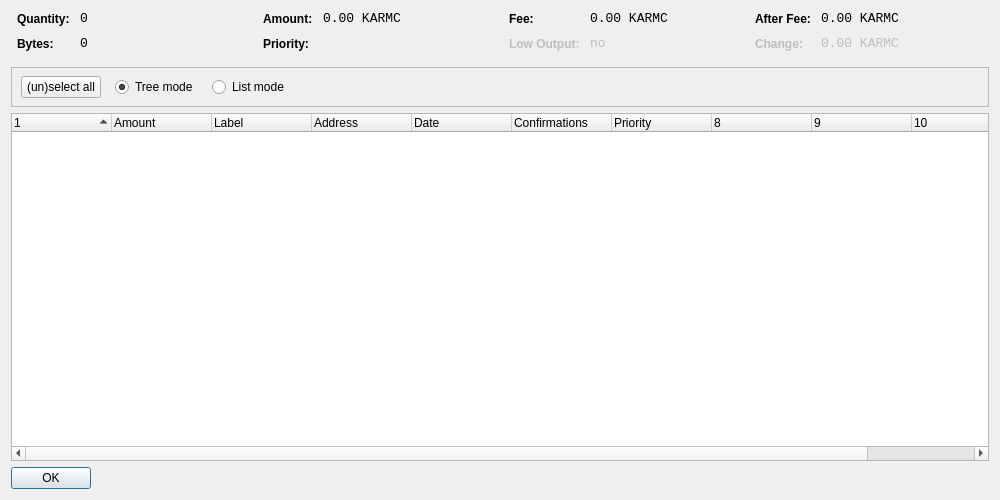
<?xml version="1.0" encoding="UTF-8"?>
<ui version="4.0">
 <class>CoinControlDialog</class>
 <widget class="QDialog" name="CoinControlDialog">
  <property name="geometry">
   <rect>
    <x>0</x>
    <y>0</y>
    <width>1000</width>
    <height>500</height>
   </rect>
  </property>
  <property name="windowTitle">
   <string>Coin Control</string>
  </property>
  <layout class="QVBoxLayout" name="verticalLayout">
   <item>
    <layout class="QHBoxLayout" name="horizontalLayoutTop" stretch="0,0,0,0">
     <property name="topMargin">
      <number>0</number>
     </property>
     <property name="bottomMargin">
      <number>10</number>
     </property>
     <item>
      <layout class="QFormLayout" name="formLayoutCoinControl1">
       <property name="horizontalSpacing">
        <number>10</number>
       </property>
       <property name="verticalSpacing">
        <number>10</number>
       </property>
       <property name="leftMargin">
        <number>6</number>
       </property>
       <property name="rightMargin">
        <number>6</number>
       </property>
       <item row="0" column="0">
        <widget class="QLabel" name="labelCoinControlQuantityText">
         <property name="styleSheet">
          <string notr="true">font-weight:bold;</string>
         </property>
         <property name="text">
          <string>Quantity:</string>
         </property>
        </widget>
       </item>
       <item row="0" column="1">
        <widget class="QLabel" name="labelCoinControlQuantity">
         <property name="font">
          <font>
           <family>Monospace</family>
           <pointsize>10</pointsize>
          </font>
         </property>
         <property name="cursor">
          <cursorShape>IBeamCursor</cursorShape>
         </property>
         <property name="contextMenuPolicy">
          <enum>Qt::ActionsContextMenu</enum>
         </property>
         <property name="text">
          <string notr="true">0</string>
         </property>
         <property name="textInteractionFlags">
          <set>Qt::LinksAccessibleByMouse|Qt::TextSelectableByKeyboard|Qt::TextSelectableByMouse</set>
         </property>
        </widget>
       </item>
       <item row="1" column="0">
        <widget class="QLabel" name="labelCoinControlBytesText">
         <property name="styleSheet">
          <string notr="true">font-weight:bold;</string>
         </property>
         <property name="text">
          <string>Bytes:</string>
         </property>
        </widget>
       </item>
       <item row="1" column="1">
        <widget class="QLabel" name="labelCoinControlBytes">
         <property name="font">
          <font>
           <family>Monospace</family>
           <pointsize>10</pointsize>
          </font>
         </property>
         <property name="cursor">
          <cursorShape>IBeamCursor</cursorShape>
         </property>
         <property name="contextMenuPolicy">
          <enum>Qt::ActionsContextMenu</enum>
         </property>
         <property name="text">
          <string notr="true">0</string>
         </property>
         <property name="textInteractionFlags">
          <set>Qt::LinksAccessibleByMouse|Qt::TextSelectableByKeyboard|Qt::TextSelectableByMouse</set>
         </property>
        </widget>
       </item>
      </layout>
     </item>
     <item>
      <layout class="QFormLayout" name="formLayoutCoinControl2">
       <property name="horizontalSpacing">
        <number>10</number>
       </property>
       <property name="verticalSpacing">
        <number>10</number>
       </property>
       <property name="leftMargin">
        <number>6</number>
       </property>
       <property name="rightMargin">
        <number>6</number>
       </property>
       <item row="0" column="0">
        <widget class="QLabel" name="labelCoinControlAmountText">
         <property name="styleSheet">
          <string notr="true">font-weight:bold;</string>
         </property>
         <property name="text">
          <string>Amount:</string>
         </property>
        </widget>
       </item>
       <item row="0" column="1">
        <widget class="QLabel" name="labelCoinControlAmount">
         <property name="font">
          <font>
           <family>Monospace</family>
           <pointsize>10</pointsize>
          </font>
         </property>
         <property name="cursor">
          <cursorShape>IBeamCursor</cursorShape>
         </property>
         <property name="contextMenuPolicy">
          <enum>Qt::ActionsContextMenu</enum>
         </property>
         <property name="text">
          <string notr="true">0.00 KARMC</string>
         </property>
         <property name="textInteractionFlags">
          <set>Qt::LinksAccessibleByMouse|Qt::TextSelectableByKeyboard|Qt::TextSelectableByMouse</set>
         </property>
        </widget>
       </item>
       <item row="1" column="0">
        <widget class="QLabel" name="labelCoinControlPriorityText">
         <property name="styleSheet">
          <string notr="true">font-weight:bold;</string>
         </property>
         <property name="text">
          <string>Priority:</string>
         </property>
        </widget>
       </item>
       <item row="1" column="1">
        <widget class="QLabel" name="labelCoinControlPriority">
         <property name="font">
          <font>
           <family>Monospace</family>
           <pointsize>10</pointsize>
          </font>
         </property>
         <property name="cursor">
          <cursorShape>IBeamCursor</cursorShape>
         </property>
         <property name="contextMenuPolicy">
          <enum>Qt::ActionsContextMenu</enum>
         </property>
         <property name="text">
          <string/>
         </property>
         <property name="textInteractionFlags">
          <set>Qt::LinksAccessibleByMouse|Qt::TextSelectableByKeyboard|Qt::TextSelectableByMouse</set>
         </property>
        </widget>
       </item>
      </layout>
     </item>
     <item>
      <layout class="QFormLayout" name="formLayoutCoinControl3">
       <property name="horizontalSpacing">
        <number>10</number>
       </property>
       <property name="verticalSpacing">
        <number>10</number>
       </property>
       <property name="leftMargin">
        <number>6</number>
       </property>
       <property name="rightMargin">
        <number>6</number>
       </property>
       <item row="0" column="0">
        <widget class="QLabel" name="labelCoinControlFeeText">
         <property name="styleSheet">
          <string notr="true">font-weight:bold;</string>
         </property>
         <property name="text">
          <string>Fee:</string>
         </property>
        </widget>
       </item>
       <item row="0" column="1">
        <widget class="QLabel" name="labelCoinControlFee">
         <property name="font">
          <font>
           <family>Monospace</family>
           <pointsize>10</pointsize>
          </font>
         </property>
         <property name="cursor">
          <cursorShape>IBeamCursor</cursorShape>
         </property>
         <property name="contextMenuPolicy">
          <enum>Qt::ActionsContextMenu</enum>
         </property>
         <property name="text">
          <string notr="true">0.00 KARMC</string>
         </property>
         <property name="textInteractionFlags">
          <set>Qt::LinksAccessibleByMouse|Qt::TextSelectableByKeyboard|Qt::TextSelectableByMouse</set>
         </property>
        </widget>
       </item>
       <item row="1" column="0">
        <widget class="QLabel" name="labelCoinControlLowOutputText">
         <property name="enabled">
          <bool>false</bool>
         </property>
         <property name="styleSheet">
          <string notr="true">font-weight:bold;</string>
         </property>
         <property name="text">
          <string>Low Output:</string>
         </property>
        </widget>
       </item>
       <item row="1" column="1">
        <widget class="QLabel" name="labelCoinControlLowOutput">
         <property name="enabled">
          <bool>false</bool>
         </property>
         <property name="font">
          <font>
           <family>Monospace</family>
           <pointsize>10</pointsize>
          </font>
         </property>
         <property name="cursor">
          <cursorShape>IBeamCursor</cursorShape>
         </property>
         <property name="contextMenuPolicy">
          <enum>Qt::ActionsContextMenu</enum>
         </property>
         <property name="text">
          <string notr="true">no</string>
         </property>
         <property name="textInteractionFlags">
          <set>Qt::LinksAccessibleByMouse|Qt::TextSelectableByKeyboard|Qt::TextSelectableByMouse</set>
         </property>
        </widget>
       </item>
      </layout>
     </item>
     <item>
      <layout class="QFormLayout" name="formLayoutCoinControl4">
       <property name="horizontalSpacing">
        <number>10</number>
       </property>
       <property name="verticalSpacing">
        <number>10</number>
       </property>
       <property name="leftMargin">
        <number>6</number>
       </property>
       <property name="rightMargin">
        <number>6</number>
       </property>
       <item row="0" column="0">
        <widget class="QLabel" name="labelCoinControlAfterFeeText">
         <property name="styleSheet">
          <string notr="true">font-weight:bold;</string>
         </property>
         <property name="text">
          <string>After Fee:</string>
         </property>
        </widget>
       </item>
       <item row="0" column="1">
        <widget class="QLabel" name="labelCoinControlAfterFee">
         <property name="font">
          <font>
           <family>Monospace</family>
           <pointsize>10</pointsize>
          </font>
         </property>
         <property name="cursor">
          <cursorShape>IBeamCursor</cursorShape>
         </property>
         <property name="contextMenuPolicy">
          <enum>Qt::ActionsContextMenu</enum>
         </property>
         <property name="text">
          <string notr="true">0.00 KARMC</string>
         </property>
         <property name="textInteractionFlags">
          <set>Qt::LinksAccessibleByMouse|Qt::TextSelectableByKeyboard|Qt::TextSelectableByMouse</set>
         </property>
        </widget>
       </item>
       <item row="1" column="0">
        <widget class="QLabel" name="labelCoinControlChangeText">
         <property name="enabled">
          <bool>false</bool>
         </property>
         <property name="styleSheet">
          <string notr="true">font-weight:bold;</string>
         </property>
         <property name="text">
          <string>Change:</string>
         </property>
        </widget>
       </item>
       <item row="1" column="1">
        <widget class="QLabel" name="labelCoinControlChange">
         <property name="enabled">
          <bool>false</bool>
         </property>
         <property name="font">
          <font>
           <family>Monospace</family>
           <pointsize>10</pointsize>
          </font>
         </property>
         <property name="cursor">
          <cursorShape>IBeamCursor</cursorShape>
         </property>
         <property name="contextMenuPolicy">
          <enum>Qt::ActionsContextMenu</enum>
         </property>
         <property name="text">
          <string notr="true">0.00 KARMC</string>
         </property>
         <property name="textInteractionFlags">
          <set>Qt::LinksAccessibleByMouse|Qt::TextSelectableByKeyboard|Qt::TextSelectableByMouse</set>
         </property>
        </widget>
       </item>
      </layout>
     </item>
    </layout>
   </item>
   <item>
    <widget class="QFrame" name="frame">
     <property name="minimumSize">
      <size>
       <width>0</width>
       <height>40</height>
      </size>
     </property>
     <property name="frameShape">
      <enum>QFrame::StyledPanel</enum>
     </property>
     <property name="frameShadow">
      <enum>QFrame::Sunken</enum>
     </property>
     <widget class="QWidget" name="horizontalLayoutWidget">
      <property name="geometry">
       <rect>
        <x>10</x>
        <y>0</y>
        <width>781</width>
        <height>41</height>
       </rect>
      </property>
      <layout class="QHBoxLayout" name="horizontalLayoutPanel" stretch="0,0,0,0,0">
       <property name="spacing">
        <number>14</number>
       </property>
       <item>
        <widget class="QPushButton" name="pushButtonSelectAll">
         <property name="sizePolicy">
          <sizepolicy hsizetype="Maximum" vsizetype="Fixed">
           <horstretch>0</horstretch>
           <verstretch>0</verstretch>
          </sizepolicy>
         </property>
         <property name="text">
          <string>(un)select all</string>
         </property>
        </widget>
       </item>
       <item>
        <widget class="QRadioButton" name="radioTreeMode">
         <property name="sizePolicy">
          <sizepolicy hsizetype="Maximum" vsizetype="Fixed">
           <horstretch>0</horstretch>
           <verstretch>0</verstretch>
          </sizepolicy>
         </property>
         <property name="text">
          <string>Tree mode</string>
         </property>
         <property name="checked">
          <bool>true</bool>
         </property>
        </widget>
       </item>
       <item>
        <widget class="QRadioButton" name="radioListMode">
         <property name="sizePolicy">
          <sizepolicy hsizetype="Maximum" vsizetype="Fixed">
           <horstretch>0</horstretch>
           <verstretch>0</verstretch>
          </sizepolicy>
         </property>
         <property name="text">
          <string>List mode</string>
         </property>
        </widget>
       </item>
       <item>
        <spacer name="horizontalSpacer">
         <property name="orientation">
          <enum>Qt::Horizontal</enum>
         </property>
         <property name="sizeHint" stdset="0">
          <size>
           <width>40</width>
           <height>20</height>
          </size>
         </property>
        </spacer>
       </item>
      </layout>
     </widget>
    </widget>
   </item>
   <item>
    <widget class="CoinControlTreeWidget" name="treeWidget">
     <property name="contextMenuPolicy">
      <enum>Qt::CustomContextMenu</enum>
     </property>
     <property name="sortingEnabled">
      <bool>false</bool>
     </property>
     <property name="columnCount">
      <number>11</number>
     </property>
     <attribute name="headerShowSortIndicator" stdset="0">
      <bool>true</bool>
     </attribute>
     <attribute name="headerStretchLastSection">
      <bool>false</bool>
     </attribute>
     <column>
      <property name="text">
       <string/>
      </property>
     </column>
     <column>
      <property name="text">
       <string>Amount</string>
      </property>
     </column>
     <column>
      <property name="text">
       <string>Label</string>
      </property>
     </column>
     <column>
      <property name="text">
       <string>Address</string>
      </property>
     </column>
     <column>
      <property name="text">
       <string>Date</string>
      </property>
     </column>
     <column>
      <property name="text">
       <string>Confirmations</string>
      </property>
      <property name="toolTip">
       <string>Confirmed</string>
      </property>
     </column>
     <column>
      <property name="text">
       <string>Priority</string>
      </property>
     </column>
     <column>
      <property name="text">
       <string/>
      </property>
     </column>
     <column>
      <property name="text">
       <string/>
      </property>
     </column>
     <column>
      <property name="text">
       <string/>
      </property>
     </column>
     <column>
      <property name="text">
       <string/>
      </property>
     </column>
    </widget>
   </item>
   <item>
    <widget class="QDialogButtonBox" name="buttonBox">
     <property name="sizePolicy">
      <sizepolicy hsizetype="Maximum" vsizetype="Fixed">
       <horstretch>0</horstretch>
       <verstretch>0</verstretch>
      </sizepolicy>
     </property>
     <property name="orientation">
      <enum>Qt::Horizontal</enum>
     </property>
     <property name="standardButtons">
      <set>QDialogButtonBox::Ok</set>
     </property>
    </widget>
   </item>
  </layout>
 </widget>
 <customwidgets>
  <customwidget>
   <class>CoinControlTreeWidget</class>
   <extends>QTreeWidget</extends>
   <header>coincontroltreewidget.h</header>
  </customwidget>
 </customwidgets>
 <resources/>
 <connections/>
</ui>
